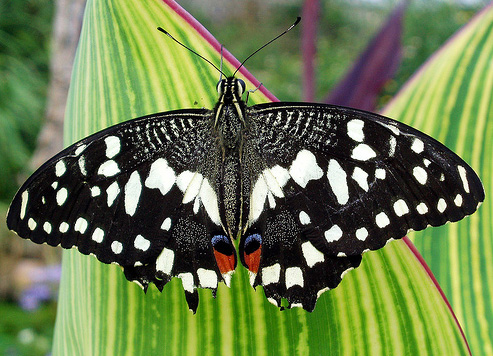
#> input picture faq-finetune-chatbot/src/asset/butterfly.jpg, 493 x 356 px; its folder holds only this picture in this run
$ python MSML_assignment3.py
#> lines starting #> are read from the running program, lines starting #| are printed output that depends on the picture
from __future__ import annotations
"""
Minimal Starter: Scale-Space Blob Detection (LoG / DoG vs Downsample)
-------------------------------------------------
Implements the five TODOs from the minimal starter:
 - build_scale_space
 - nms3d_and_threshold
 - (inside nms) across-scale peak check
 - peaks_to_circles

Run examples:
  python blob_starter.py --input asset
  python blob_starter.py --input asset/coins.png --method downsample --levels 12 --k 1.2
"""
import time
from sklearn.datasets import make_blobs
#from __future__ import annotations
import argparse, os, glob
from typing import List, Tuple

import numpy as np
import matplotlib.pyplot as plt
from matplotlib.patches import Circle
from scipy import ndimage as ndi
from skimage.transform import resize


# -------------------------
# tiny I/O helpers (provided)
# -------------------------

def load_grayscale_float(path: str) -> np.ndarray:
    """Return grayscale float32 in [0,1]. Keep it simple on purpose."""
    import imageio.v3 as iio
    img = iio.imread(path)
    img = img.astype(np.float32)
    if img.ndim == 3:
        if img.shape[-1] == 4:
            img = img[..., :3]
        r, g, b = img[..., 0], img[..., 1], img[..., 2]
        img = 0.2989*r + 0.5870*g + 0.1140*b
    vmax = img.max()
    if vmax > 1.0:
        img = img / (255.0 if vmax <= 255.0 else vmax)
    return np.clip(img, 0.0, 1.0).astype(np.float32)

def save_overlay(path_out: str, image: np.ndarray, circles: List[Tuple[float,float,float]]) -> None:
    """Draw (x,y,r) circles over image and save."""
    fig, ax = plt.subplots(figsize=(6,6))
    ax.imshow(image, cmap="gray", vmin=0, vmax=1)
    for (x, y, r) in circles:
        ax.add_patch(Circle((x, y), r, edgecolor="lime", facecolor="none", linewidth=1.5))
    ax.set_title(f"{len(circles)} detections"); ax.axis("off")
    fig.tight_layout(); fig.savefig(path_out, dpi=150); plt.close(fig)


# -------------------------
# YOUR WORK STARTS HERE
# -------------------------

def build_scale_space(
    I: np.ndarray, sigma0: float, k: float, levels: int, method: str
) -> Tuple[np.ndarray, np.ndarray]:
    """
    Build a LoG scale-space S with shape (levels, H, W) and an array of sigmas (levels,).

    method == 'LoG' or 'DoG':
        Keep image size fixed. For level i:
           sigma_i = sigma0 * k**i
           LoG:   L = gaussian_laplace(I, sigma_i);   R = (sigma_i^2) * L;   S[i] = (R)^2
           DoG:   R = G(I, c*sigma_i) - G(I, sigma_i)  (e.g., c = sqrt(2));  S[i] = (R)^2
           (Pick ONE of LoG or DoG to implement.)

    method == 'downsample':
        For level i:
           - Run LoG with fixed sigma0 on a downsampled image (by 1/k at each level)
           - Upsample response back to (H, W) and store to S[i]
           - Effective sigma is sigma0 * k**i  (in original coordinates)
    """
    H, W = I.shape
    S = np.empty((levels, H, W), dtype=np.float32)
    sigmas = np.empty((levels,), dtype=np.float32)

    if method == "LoG":
        for i in range(levels):
            # TODO-1: Generate scale space using Laplacian-of-Gaussian
            # This should match the behavior of the "downsample" alternative implementation below,
            sigma_i = sigma0 * (k ** i)
            L = ndi.gaussian_laplace(I, sigma=float(sigma_i))
            R = (sigma_i ** 2) * L
            S[i] = (R * R).astype(np.float32)
            sigmas[i] = float(sigma_i)
    elif method == "DoG":
        c = np.sqrt(2)
        for i in range(levels):
            # TODO-1: Generate scale space using DoG
            # This should match the behavior of the "downsample" implementation below,
            sigma_i = sigma0 * (k ** i)
            G1 = ndi.gaussian_filter(I, sigma=sigma_i)
            G2 = ndi.gaussian_filter(I, sigma=c * sigma_i)
            R = G2 - G1
            S[i] = (R * R).astype(np.float32)
            sigmas[i] = float(sigma_i)
    elif method == "downsample":
        I_curr = I.copy()
        for i in range(levels):
            # LoG with fixed sigma0 on the current (downsampled) image
            L = ndi.gaussian_laplace(I_curr, sigma=float(sigma0))
            R = (sigma0 * sigma0) * L
            R2 = (R * R).astype(np.float32)

            # Upsample to base size so S aligns across levels
            R_up = resize(R2, (H, W), order=1, preserve_range=True, anti_aliasing=True).astype(np.float32)
            S[i] = R_up

            # Effective sigma mapped to original coordinates
            sigmas[i] = float(sigma0 * (k ** i))

            # Prepare next level image (downsample by 1/k)
            newH = max(1, int(round(I_curr.shape[0] / k)))
            newW = max(1, int(round(I_curr.shape[1] / k)))
            if newH == I_curr.shape[0] and newW == I_curr.shape[1]:
                # too small to shrink further: repeat last response if needed
                for j in range(i+1, levels):
                    S[j] = S[i]
                    sigmas[j] = sigmas[i] * (k ** (j - i))
                break
            I_curr = resize(I_curr, (newH, newW), order=1, preserve_range=True, anti_aliasing=True).astype(np.float32)

    else:
        raise ValueError("method must be 'LoG', 'DoG' or 'downsample'")

    return S, sigmas


def nms3d_and_threshold(
    S: np.ndarray, thresh_fraction: float
) -> List[Tuple[int,int,int,float]]:
    """
    3D non-maximum suppression + threshold.

    Keep a voxel if:
      - It is a 2D local maximum within a 3x3 neighborhood in its level,
      - It is >= its neighbors at level-1 and level+1 at the same (y,x) (edges replicated),
      - It is >= (thresh_fraction * S.max()).

    Return a list of peaks: (level, y, x, score), sorted by score descending.
    """
    if S.size == 0:
        return []
    L, H, W = S.shape

    # 2D local maxima per level
    S_xymax = np.empty_like(S)
    for i in range(L):
        # TODO-2: complete this loop to get S_xymax[i]
        local_max = ndi.maximum_filter(S[i], size=3, mode='nearest')
        S_xymax[i] = local_max

    # Neighbor comparisons across scale (replicate ends)
    S_prev = np.vstack([S[0:1], S[:-1]])    # (L,H,W)
    S_next = np.vstack([S[1:],  S[-1:]])    # (L,H,W)

    # TODO-3: detect peaks
    is_peak = (S == S_xymax) & (S >= S_prev) & (S >= S_next)

    # Global threshold
    thr = float(thresh_fraction * S.max())
    is_peak &= (S >= thr)

    ls, ys, xs = np.where(is_peak)
    if ls.size == 0:
        return []
    scores = S[ls, ys, xs]
    order = np.argsort(scores)[::-1]  # sort by score descending

    peaks = [(int(ls[i]), int(ys[i]), int(xs[i]), float(scores[i])) for i in order]
    return peaks


def peaks_to_circles(
    peaks: List[Tuple[int,int,int,float]], sigmas: np.ndarray
) -> List[Tuple[float,float,float]]:
    """
    Convert (level, y, x, score) to circles (x, y, r) where r = sqrt(2) * sigma[level].
    """
    circles = []
    for (level, y, x, _score) in peaks:
        sigma = float(sigmas[level])
        # TODO-4: compute r
        r = np.sqrt(2) * sigma
        circles.append((float(x), float(y), float(r)))
    return circles

# TODO-5: Implement edge filtering using Hessian matrix analysis
def edge_filter_hessian(I: np.ndarray, thresh: float = 10.0) -> np.ndarray:
    """
    Remove edge-like responses using Hessian ratio test.
    Returns mask of valid (non-edge) pixels.
    """
    Ixx = ndi.sobel(ndi.sobel(I, axis=0), axis=0)
    Iyy = ndi.sobel(ndi.sobel(I, axis=1), axis=1)
    Ixy = ndi.sobel(ndi.sobel(I, axis=0), axis=1)

    trace = Ixx + Iyy
    det = Ixx * Iyy - Ixy**2

    # Avoid division issues
    eps = 1e-6
    ratio = (trace ** 2) / (det + eps)

    return ratio < thresh

# ==== VISUALIZATION ====

def plot_scale_space(S, sigmas):
    for i in range(0, len(sigmas), max(1, len(sigmas)//4)):
        plt.imshow(S[i], cmap='hot')
        plt.title(f"Scale {i}, sigma={sigmas[i]:.2f}")
        plt.colorbar()
        plt.show()


def plot_scale_response(S, sigmas, points):
    for (x,y) in points:
        vals = [S[i,y,x] for i in range(len(sigmas))]
        plt.plot(sigmas, vals, label=f"{x,y}")
    plt.xlabel("Sigma")
    plt.ylabel("Response")
    plt.legend()
    plt.show()

# ==== SYNTHETIC DATA ====

def generate_blob_image(n_blobs=10, size=256, std=5):
    centers, _ = make_blobs(n_samples=n_blobs, centers=n_blobs,
                           cluster_std=std)
    img = np.zeros((size,size))

    for (x,y) in centers:
        img[int(y)%size, int(x)%size] = 1

    img = ndi.gaussian_filter(img, sigma=std)
    return img, centers


# ==== EVALUATION ====

def match_detections(detected, gt, eps=10):
    matched = 0
    for (gx,gy) in gt:
        for (dx,dy,_) in detected:
            if np.hypot(gx-dx, gy-dy) < eps:
                matched += 1
                break

    precision = matched / max(len(detected),1)
    recall = matched / max(len(gt),1)
    f1 = 2*precision*recall/(precision+recall+1e-6)

    return precision, recall, f1


# ==== EXPERIMENT RUNNER ====

def run_experiments():
    results = []

    for n in [5,10,20]:
        for std in [3,5,8]:

            img, gt = generate_blob_image(n, std=std)

            for method in ["LoG", "downsample"]:
                start = time.time()

                S, sigmas = build_scale_space(img, 2.0, 1.2, 10, method)
                peaks = nms3d_and_threshold(S, 0.03)

                # Apply Hessian filter
                mask = edge_filter_hessian(img)
                peaks = [(l,y,x,s) for (l,y,x,s) in peaks if mask[y,x]]

                circles = peaks_to_circles(peaks, sigmas)

                runtime = time.time() - start

                p,r,f1 = match_detections(circles, gt)

                results.append([method,n,std,p,r,f1,runtime])

    return results
# ==== PR CURVE ====

def plot_pr_curve(img, gt):
    thresholds = np.linspace(0.01, 0.1, 10)
    precisions, recalls = [], []

    S, sigmas = build_scale_space(img, 2.0, 1.2, 10, "LoG")

    for t in thresholds:
        peaks = nms3d_and_threshold(S, t)
        circles = peaks_to_circles(peaks, sigmas)

        p,r,f1 = match_detections(circles, gt)
        precisions.append(p)
        recalls.append(r)

    plt.plot(recalls, precisions)
    plt.xlabel("Recall")
    plt.ylabel("Precision")
    plt.title("PR Curve")
    plt.show()
# -------------------------
# CLI / runner (provided)
# -------------------------

def process_one(
    in_path: str, out_dir: str, method: str, sigma0: float, k: float, levels: int, thresh: float
) -> str:
    os.makedirs(out_dir, exist_ok=True)
    I = load_grayscale_float(in_path)
    S, sigmas = build_scale_space(I, sigma0=sigma0, k=k, levels=levels, method=method)
    plot_scale_space(S, sigmas)
    peaks = nms3d_and_threshold(S, thresh_fraction=thresh)
    mask = edge_filter_hessian(I)
    peaks = [(l, y, x, s) for (l, y, x, s) in peaks if mask[y, x]]
    circles = peaks_to_circles(peaks, sigmas)
    #plot_pr_curve(I, peaks)
    fname = os.path.splitext(os.path.basename(in_path))[0]
    out_path = os.path.join(out_dir, f"{fname}_overlay_{method}.png")
    save_overlay(out_path, I, circles)
    plot_scale_response(S, sigmas,[(124,128), (255,248), (414,214),(372,43),(28,274)])
    results = run_experiments()
    print(results)
    img, gt = generate_blob_image(10)
    plot_pr_curve(img,gt)
    return out_path

def main():
    ap = argparse.ArgumentParser(description="Minimal Blob Detector (starter)")
    ap.add_argument("--input", type=str, default="asset",
                    help="Image file or folder (default: asset)")
    ap.add_argument("--output", type=str, default="faq-finetune-chatbot/src/results",
                    help="Output folder for overlays")
    ap.add_argument("--method", type=str, default="downsample", choices=["downsample","LoG", "DoG"])
    ap.add_argument("--sigma0", type=float, default=2.0)
    ap.add_argument("--k", type=float, default=1.2)
    ap.add_argument("--levels", type=int, default=12)
    ap.add_argument("--thresh", type=float, default=0.03)
    args = ap.parse_args()

    # resolve inputs
    if os.path.isdir(args.input):
        imgs = []
        for ext in ("*.png","*.jpg","*.jpeg","*.tif","*.tiff","*.bmp","*.webp"):
            imgs += glob.glob(os.path.join(args.input, ext))
        imgs = sorted(imgs)
        if not imgs:
            print(f"No images found in: {args.input}"); return
    else:
        imgs = [args.input]

    for p in imgs:
        out = process_one(
            p, args.output, args.method, args.sigma0, args.k, args.levels, args.thresh
        )
#> in load_grayscale_float, img is the input picture: shape (356, 493, 3); mean R, G, B 106.9, 123.5, 76.9
#> in load_grayscale_float, `img = 0.2989*r + 0.5870*g + 0.1140*b`:
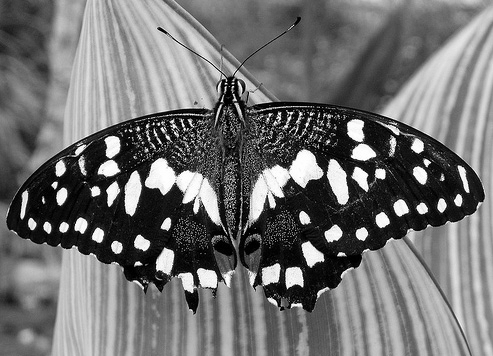
#> img: shape (356, 493) float32; min 0, max 255, mean 113.3
#> in load_grayscale_float, `vmax = img.max()`: vmax = 255
#> after the loop in build_scale_space, `for i in range(levels):`:
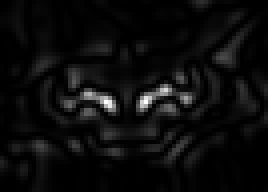
#> R2: shape (48, 67) float32 (shown 4 times larger); min 1.17e-09, max 0.124, mean 0.00604; drawn with min black and max white
#> after the loop in build_scale_space, `for i in range(levels):`: sigmas = [2, 2.4, 2.88, 3.46, 4.15, 4.98, 5.97, 7.17, 8.6, 10.32, 12.38, 14.86]
#> the loop in plot_scale_space, `for i in range(0, len(sigmas), max(1, len(sigmas)//4)):` made 4 passes
#> i on passes 2 to 4: 3, 6, 9
#> pass 1, in plot_scale_space, `plt.show()`:
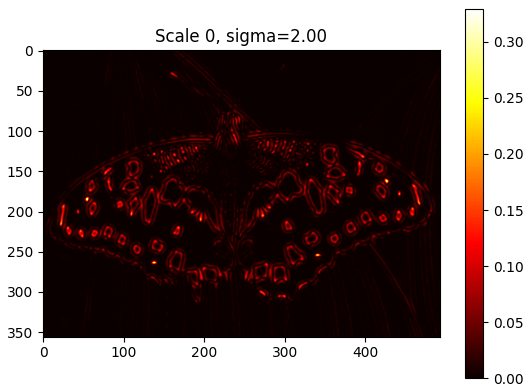
#> figure drawn by matplotlib, 2 panels
#> in nms3d_and_threshold, `thr = float(thresh_fraction * S.max())`: thr = 0.00989
#> in nms3d_and_threshold, `ls, ys, xs = np.where(is_peak)`: ls = 2543 values from 0 to 11; ys = 2543 values, max 355 at index 1121, min 0 at index 0, mean 191.6; xs = 2543 values, max 492 at index 1628, min 1 at index 2265, mean 257.4
#> in nms3d_and_threshold, `scores = S[ls, ys, xs]`: scores = 2543 values, max 0.33 at index 593, min 0.0099 at index 2021, mean 0.0459
#> in nms3d_and_threshold, `order = np.argsort(scores)[::-1]`: order = 2543 values, max 2542 at index 2044, min 0 at index 1116, mean 1271
#> in nms3d_and_threshold, `peaks = [(int(ls[i]), int(ys[i]), int(xs[i]), float(scores[i])) for i ..`: peaks = 2543 items, first 6: (0, 185, 54, 0.33), (4, 235, 98, 0.319), (5, 220, 382, 0.318), (4, 234, 361, 0.312), (3, 227, 63, 0.305), (3, 191, 95, 0.303)
#> in edge_filter_hessian, `return ratio < thresh`:
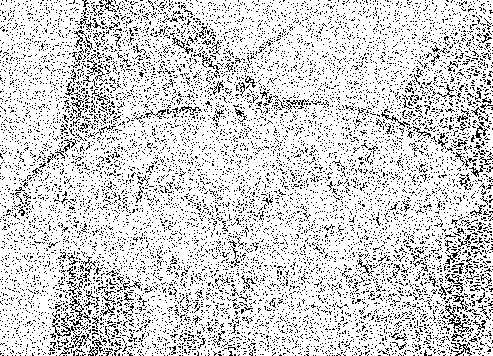
#> returned value: shape (356, 493) bool; 82.7% white; black in thin lines or dots
#> in process_one, `peaks = [(l, y, x, s) for (l, y, x, s) in peaks if mask[y, x]]`: peaks = 2025 items, first 6: (0, 185, 54, 0.33), (4, 235, 98, 0.319), (5, 220, 382, 0.318), (4, 234, 361, 0.312), (3, 227, 63, 0.305), (3, 191, 95, 0.303)
#> the loop in peaks_to_circles, `for (level, y, x, _score) in peaks:` made 2025 passes
#> (level, y, x, _score, sigma, r) on passes 1 to 3: (0, 185, 54, 0.33, 2, 2.83), (4, 235, 98, 0.319, 4.15, 5.87), (5, 220, 382, 0.318, 4.98, 7.04)
#> after the loop in peaks_to_circles, `for (level, y, x, _score) in peaks:`: circles = 2025 items, first 6: (54, 185, 2.83), (98, 235, 5.87), (382, 220, 7.04), (361, 234, 5.87), (63, 227, 4.89), (95, 191, 4.89)
#> the loop in save_overlay, `for (x, y, r) in circles:` made 2025 passes
#> in save_overlay, `fig.tight_layout()`:
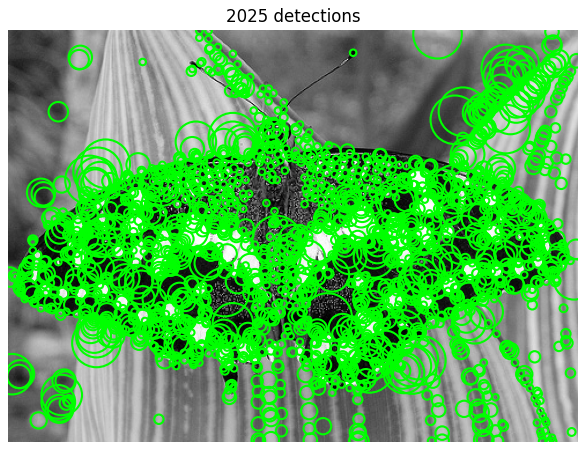
#> figure drawn by matplotlib, 1 panel
#> after the loop in run_experiments, `for n in [5,10,20]:`:
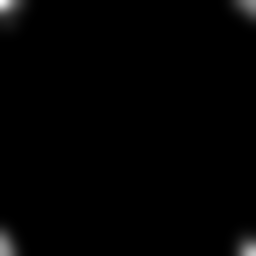
#> img: shape (256, 256) float64; min 0, max 0.032, mean 0.000305; drawn with min black and max white
#> after the loop in run_experiments, `for n in [5,10,20]:`: results = 18 items
#> (printed output is left out)
#> in plot_pr_curve, `S, sigmas = build_scale_space(img, 2.0, 1.2, 10, "LoG")`: sigmas = [2, 2.4, 2.88, 3.46, 4.15, 4.98, 5.97, 7.17, 8.6, 10.32]
#> the loop in plot_pr_curve, `for t in thresholds:` made 10 passes
#> (thr in nms3d_and_threshold, ls in nms3d_and_threshold, ys in nms3d_and_threshold, xs in nms3d_and_threshold, order in nms3d_and_threshold, precision in match_detections, f1, p) on passes 4 to 5: (3.92e-06, [2, 3, 4, 6, 6, 7, 7, 7, 8, 8, 8, 9, 9, 9], [0, 255, 0, 0, 255, 0, 11, 255, 0, 242, 255, 0, 0, 255], [0, 0, 255, 17, 255, 19, 255, 18, 21, 0, 20, 0, 24, 23], [11, 4, 9, 6, 5, 3, 8, 2, 12, 1, 0, 7, 10, 13], 0.214, 0.25, 0.214), (4.9e-06, [2, 3, 4, 6, 6, 7, 7, 8, 8, 9, 9], [0, 255, 0, 0, 255, 0, 11, 0, 242, 0, 0], [0, 0, 255, 17, 255, 19, 255, 21, 0, 0, 24], [9, 4, 8, 6, 5, 3, 7, 2, 10, 1, 0], 0.273, 0.286, 0.273)
#> (thr in nms3d_and_threshold, precision in match_detections, f1, p, r) on passes 1 to 3: (9.8e-07, 0.167, 0.261, 0.167, 0.6), (1.96e-06, 0.222, 0.324, 0.222, 0.6), (2.94e-06, 0.333, 0.429, 0.333, 0.6)
#> after the loop in plot_pr_curve, `for t in thresholds:`: precisions = [0.167, 0.222, 0.333, 0.214, 0.273, 0.3, 0.333, 0.333, 0.375, 0.5]; recalls = [0.6, 0.6, 0.6, 0.3, 0.3, 0.3, 0.3, 0.3, 0.3, 0.3]
#> in plot_pr_curve, `plt.show()`:
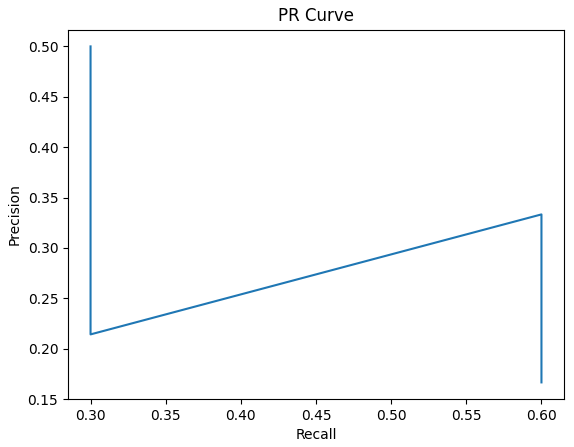
#> figure drawn by matplotlib, 1 panel
        print(f"[OK] {p} -> {out}")

if __name__ == "__main__":
    main()
